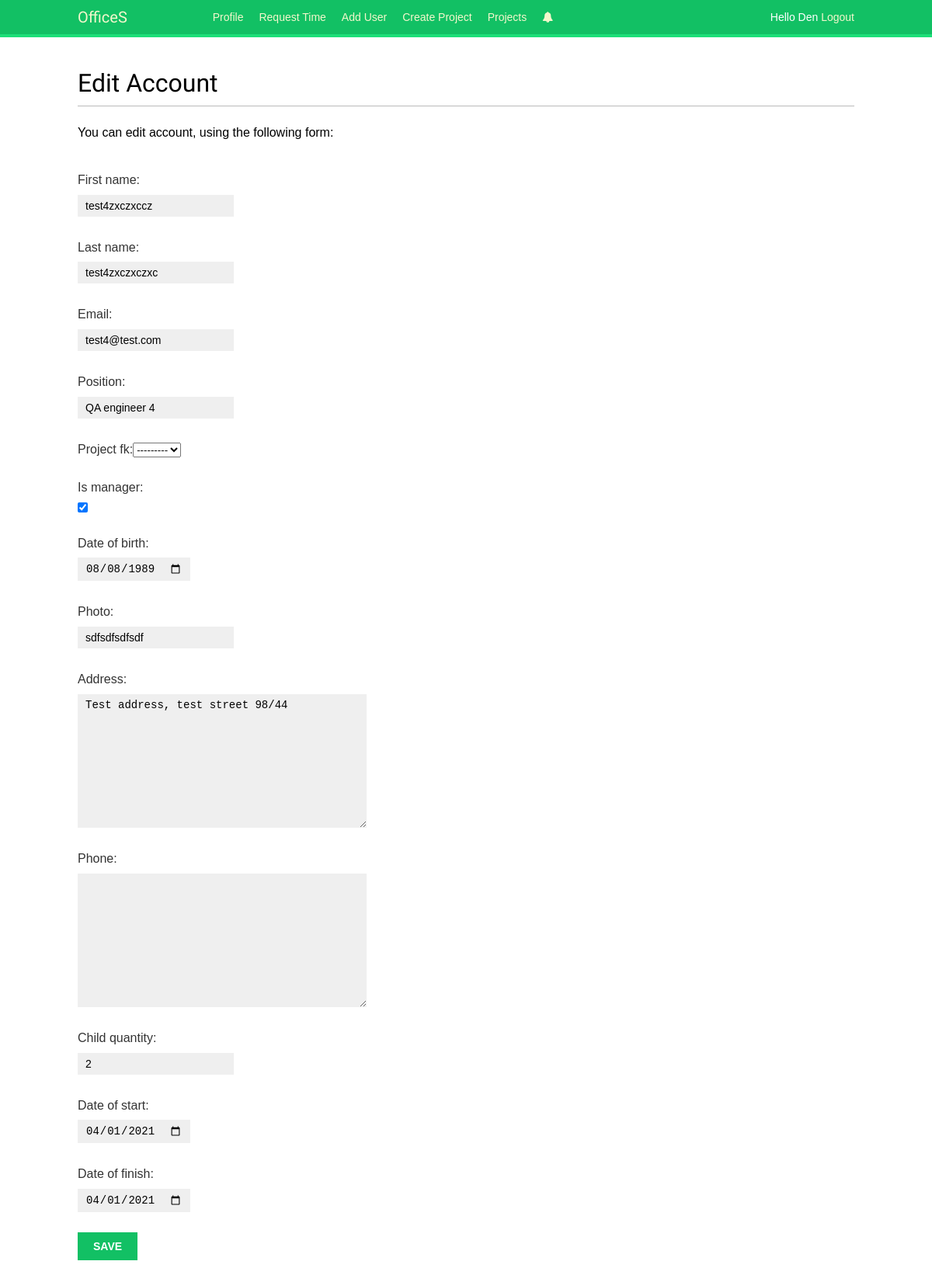
The app's page /profile/edit/5/ (signed in), older data.
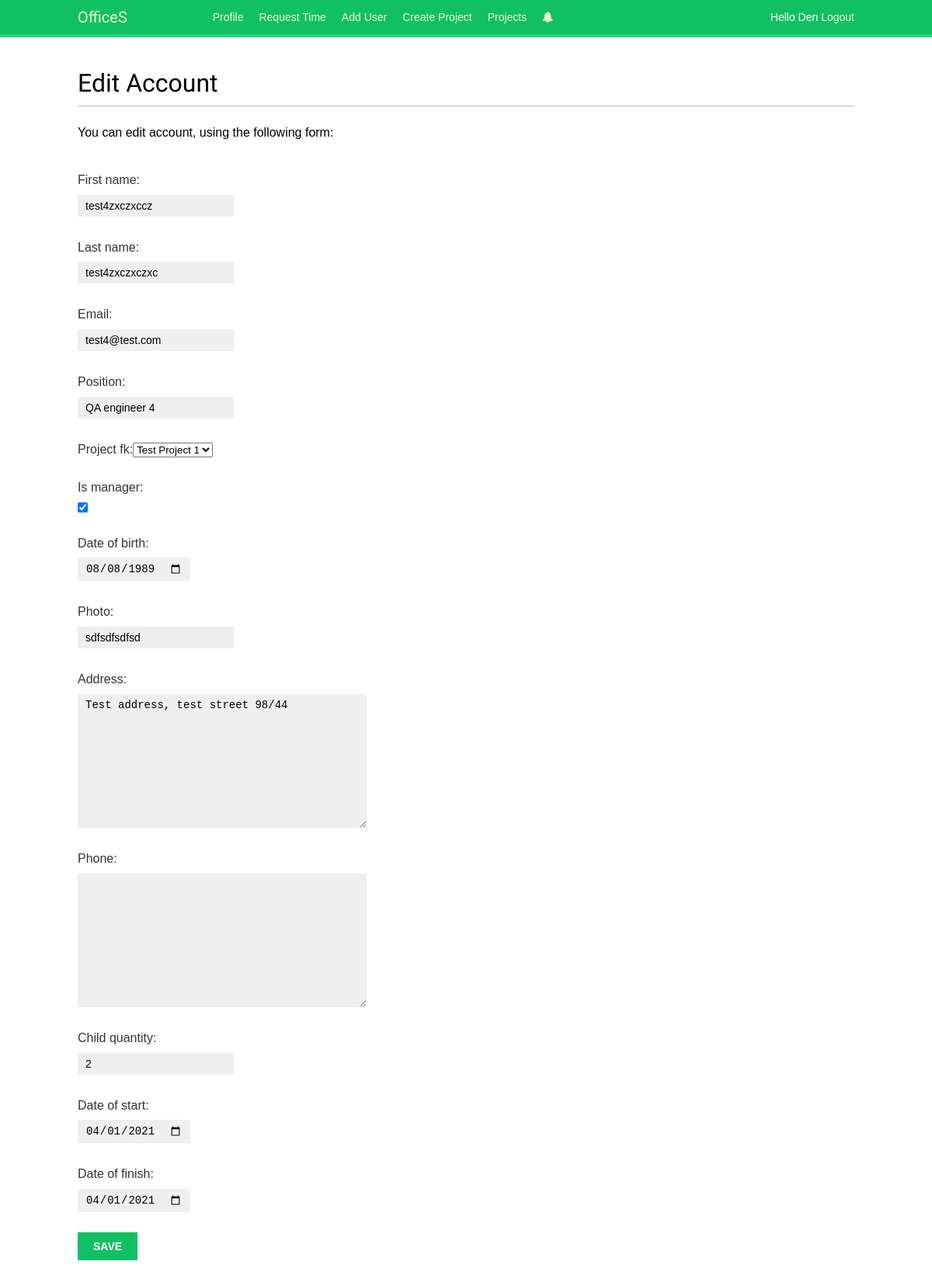
The same page, newer data.
### offices/models.py (models this page shows, shortened)
class Profile(models.Model):
    user = models.OneToOneField(settings.AUTH_USER_MODEL, on_delete=models.CASCADE)
    position = models.CharField(max_length=200,default='')
    project_fk = models.ForeignKey(Project, on_delete=models.CASCADE, default=None, null=True)
    is_manager = models.BooleanField(default=False)
    date_of_birth = models.DateField(blank=True,null=True)
    photo = models.CharField(max_length=200,default='')
    address = models.CharField(max_length=200,default='')
    phone = PhoneField(blank=True, help_text='Contact phone number')
    married = models.BooleanField(default=False)
    child_quantity = models.IntegerField(default=0)
    date_of_start = models.DateField(blank=True,null=True)
    date_of_finish = models.DateField(blank=True,null=True)

### offices/views.py (the view)
# urls.py: path('profile/edit/<int:id>/', views.edit, name='edit'),
@login_required(login_url='../../')
def edit(request, id):
    user = request.user
    user_to_edit = User.objects.get(id=id)
    profile = Profile.objects.get(user=user_to_edit)
    if request.method == 'POST':
        form_user = UserEditForm(request.POST)
        form_profile = ProfileEditForm(request.POST)
        if user.is_superuser:
            if form_user.is_valid and form_profile.is_valid:
                user_to_edit.first_name = request.POST["first_name"]
                user_to_edit.last_name = request.POST["last_name"]
                user_to_edit.email = request.POST["email"]
                profile.position = request.POST["position"]
                if len(form_profile['project_fk'].value()) > 0:
                    project = Project.objects.get(id=form_profile['project_fk'].value())
                    profile.project_fk = project
                else:
                    profile.project_fk = None
                profile.is_manager = 'is_manager' in request.POST and request.POST['is_manager']
                if profile.is_manager == "on":
                    profile.is_manager = True
                profile.date_of_birth = request.POST["date_of_birth"]
                profile.photo = request.POST["photo"]
                profile.address = request.POST["address"]
                profile.phone = 'phone' in request.POST and request.POST['phone']
                profile.child_quantity = request.POST["child_quantity"]
                profile.date_of_start = request.POST["date_of_start"]
                profile.date_of_finish = request.POST["date_of_finish"]
                user_to_edit.save()
                profile.save()
                url = f'/../profile/{id}'
                messages.success(request, "Data inserted successfully")
                return redirect(url)
        else:
            messages.error(request, 'You are not a superuser')
            return redirect('../../')
    else:
        form_user = UserEditForm(initial={'first_name': user_to_edit.first_name,
                                 'last_name': user_to_edit.last_name,
                                 'email': user_to_edit.email})
        form_profile = ProfileEditForm(initial={'position': profile.position,'user_to_edit': profile.user,
                                 'project_fk': profile.project_fk,'is_manager':profile.is_manager,
                                 'date_of_birth': profile.date_of_birth,'address':profile.address,'photo':profile.photo,
                                 'phone':profile.phone, 'child_quantity':profile.child_quantity,
                                  'date_of_start':profile.date_of_start, 'date_of_finish':profile.date_of_finish})
        return render(request, 'offices/edit.html',{'form_user':form_user,'form_profile':form_profile})

### offices/forms.py
class UserEditForm(forms.Form):
    first_name = forms.CharField(max_length=200, widget=forms.TextInput())
    last_name = forms.CharField(max_length=200, widget=forms.TextInput())
    email = forms.EmailField()

### offices/models.py (called while the page is built)
    def __str__(self):
        return self.name

### offices/templates/offices/edit.html (shortened to what this page needs)
{% extends 'base.html' %}
{% block content %}
<h1>Edit Account</h1>
<p>You can edit account, using the following form:</p>
<form method="post" enctype="multipart/form-data">
    {{ form_user.as_p }}
    {{ form_profile.as_p }}
    <p><input type="submit" value="Save"</p>
</form>
{% endblock %}

Row changes from the older to the newer data that the page shows:
changed Profile "QA engineer 4": project_fk "---------" → "Test Project 1"; photo "sdfsdfsdfsdf" → "sdfsdfsdfsd"
